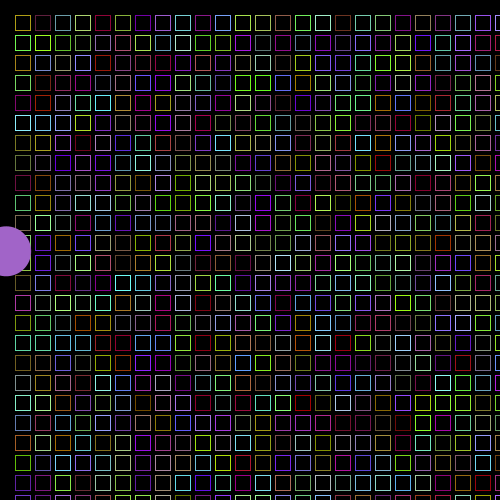
Frame 1 (no input)
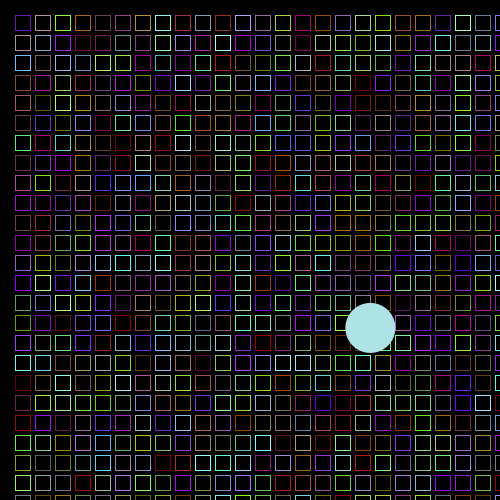
Frame 60 (the mouse pressed at the canvas centre just before this capture)
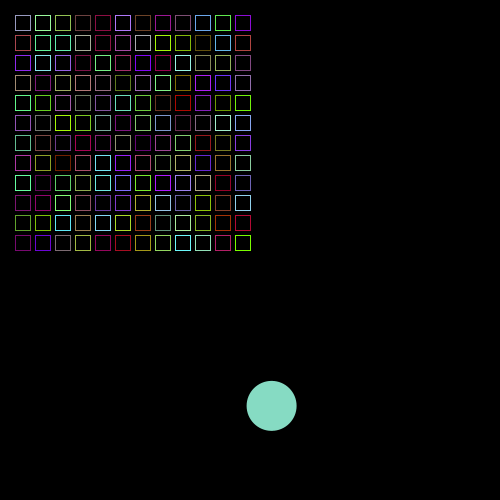
Frame 120 (the mouse held since frame 60 and released just before this capture)

The Processing sketch that drew these frames (run headless with seeded random() and noise(); from frame 60 on, the mouse is pressed at the canvas centre):

// Processing sketch: cringelingss10t00
// ── cringelingss10t00.pde
// Universidad del Desarrollo - Facultad de Diseño - Diseño Digital - 6to semestre
// Expresión Digital II
// cringelings10t00

Catalina c;

void setup() {
  size(500, 500);
  c = new Catalina();
}


void draw() {
  background(0);
  c.desplazamiento1();
  c.desplazamiento();
  c.colorbolitas();
  }
// ── Catalina.pde
class Catalina {
  // Variables
  float x, y, vx, vy, velx, vely;
  int a, b, c;

  int colores1;
  int col = 1;

  color[] colores = new color [2];

  // Constructor
  Catalina() {
    x = 0;
    y = height/2;
    vx = random(1, 9);
    vy = random(0, 5);
    a = 15;
    b = 15;
    c = 20;
    colores[0] = #5D7623;
    colores[1] = #B3D170;
  }

  //Métodos
  void desplazamiento() {
    x += vx;
    y += vy;
    if (x > width || x < 0) {
      vx *= -1;
    }
    if (y > height || y < 0) {
      vy *= -1;
    }
  }

  void colorbolitas() {
    fill((int)random(colores[0], colores[1]));
    noStroke();
    ellipse(x, y, 50, 50);
  }

  void desplazamiento1() {
    for (int i = a; i <= height - mouseX; i += c) {
      for (int j = b; j <= width - mouseY; j += c) {
        stroke((int)random(colores[0], colores[1]));
        noFill();
        rect(i, j, a, b);
      }
    }
  }
}
